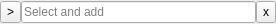
<?xml version="1.0" encoding="UTF-8"?>
<ui version="4.0">
 <class>SequenceSelectorWidget</class>
 <widget class="QWidget" name="SequenceSelectorWidget">
  <property name="geometry">
   <rect>
    <x>0</x>
    <y>0</y>
    <width>276</width>
    <height>24</height>
   </rect>
  </property>
  <property name="windowTitle">
   <string>Form</string>
  </property>
  <layout class="QHBoxLayout" name="horizontalLayout_2">
   <property name="spacing">
    <number>0</number>
   </property>
   <property name="margin">
    <number>0</number>
   </property>
   <item>
    <layout class="QHBoxLayout" name="horizontalLayout">
     <item>
      <widget class="QToolButton" name="addSeq">
       <property name="minimumSize">
        <size>
         <width>0</width>
         <height>22</height>
        </size>
       </property>
       <property name="maximumSize">
        <size>
         <width>16777215</width>
         <height>22</height>
        </size>
       </property>
       <property name="toolTip">
        <string>Add selected sequence</string>
       </property>
       <property name="text">
        <string>&gt;</string>
       </property>
      </widget>
     </item>
     <item>
      <widget class="QLineEdit" name="seqLineEdit">
       <property name="minimumSize">
        <size>
         <width>0</width>
         <height>22</height>
        </size>
       </property>
       <property name="maximumSize">
        <size>
         <width>16777215</width>
         <height>22</height>
        </size>
       </property>
       <property name="text">
        <string/>
       </property>
       <property name="placeholderText">
        <string>Select and add</string>
       </property>
      </widget>
     </item>
     <item>
      <widget class="QToolButton" name="deleteSeq">
       <property name="minimumSize">
        <size>
         <width>0</width>
         <height>22</height>
        </size>
       </property>
       <property name="maximumSize">
        <size>
         <width>16777215</width>
         <height>22</height>
        </size>
       </property>
       <property name="toolTip">
        <string>Clear</string>
       </property>
       <property name="text">
        <string>x</string>
       </property>
      </widget>
     </item>
    </layout>
   </item>
  </layout>
 </widget>
 <resources/>
 <connections/>
</ui>
